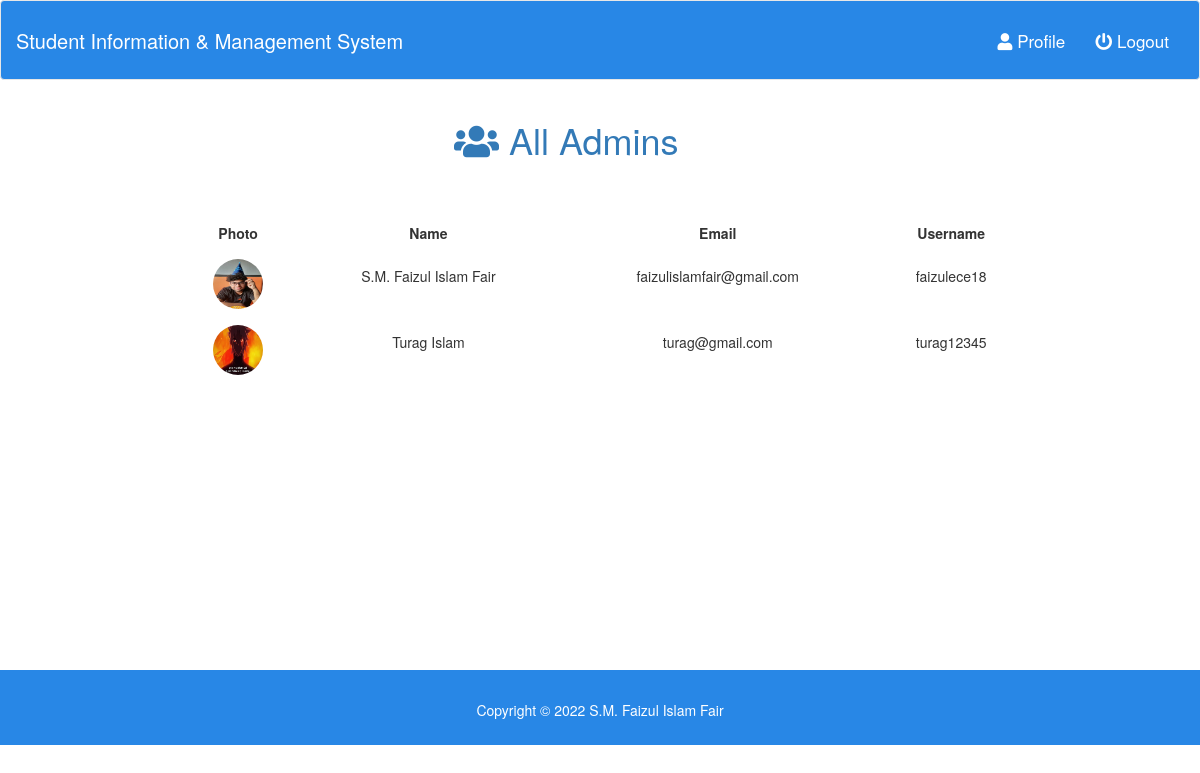
/admin/index.php?page=all-users (signed in), run on the app's committed database.
### tables this page shows
CREATE TABLE `users` (
  `id` int(5) NOT NULL,
  `name` varchar(50) NOT NULL,
  `email` varchar(50) NOT NULL,
  `username` varchar(50) NOT NULL,
  `password` varchar(100) NOT NULL,
  `photo` varchar(50) NOT NULL,
  `status` varchar(10) NOT NULL,
  `datetime` timestamp NOT NULL DEFAULT current_timestamp()
);

### admin/all-users.php (the view)
<h1 style="margin-left:225px;" class="text-primary text-center"><i class="fa fa-users"></i> All Admins </h1>
<div style="margin-top:55px; margin-left:150px;" class="table table-responsive">
    <table id="data" class="table table-hover table-borderless">
	    <thead>
			<tr>
			    <th>Photo</th>
				<th>Name</th>
				<th>Email</th>
				<th>Username</th>
			</tr>
		</thead>
		<tbody>
		<?php
		    $db_sinfo = mysqli_query($link, "SELECT * FROM `users` ");
			while($row = mysqli_fetch_assoc($db_sinfo)){
		?>
			<tr>
			    <td><img style="width: 50px; height: 50px; border-radius: 50%;" src="images/<?php echo $row['photo']; ?>" alt="Student's Image"></td>
				<td style="padding-top:15px;"><?php echo ucwords($row['name']); ?></td>
				<td style="padding-top:15px;"><?php echo $row['email']; ?></td>
				<td style="padding-top:15px;"><?php echo $row['username']; ?></td>
			</tr>
		<?php
			}
		?>
		</tbody>
	</table>
</div>

### css/style.css (style rules this page uses)
body { padding: 0; margin: 0; box-sizing: border-box; overflow-x: hidden; }

### css/btn.css (style rules this page uses)
.table { margin: auto; }
.table > tbody > tr > td, .table > tbody > tr > th, .table > tfoot > tr > td, .table > tfoot > tr > th, .table > thead > tr > td, .table > thead > tr > th { margin-top: 10px; text-align: center; }
.table-borderless > tbody > tr > td, .table-borderless > tbody > tr > th, .table-borderless > tfoot > tr > td, .table-borderless > tfoot > tr > th, .table-borderless > thead > tr > td, .table-borderless > thead > tr > th { border: none; }
.table-responsive { margin-top: 20px; }

### data on the page
users: photo (picture), name "S.M. Faizul Islam Fair", email "faizulislamfair@gmail.com", username "faizulece18"
users: photo (picture), name "Turag Islam", email "turag@gmail.com", username "turag12345"
